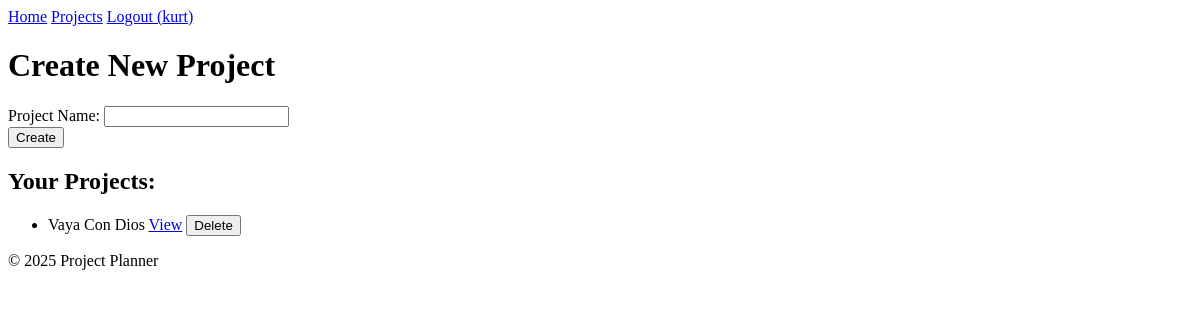
Page /projects (signed in) on the earlier database version.
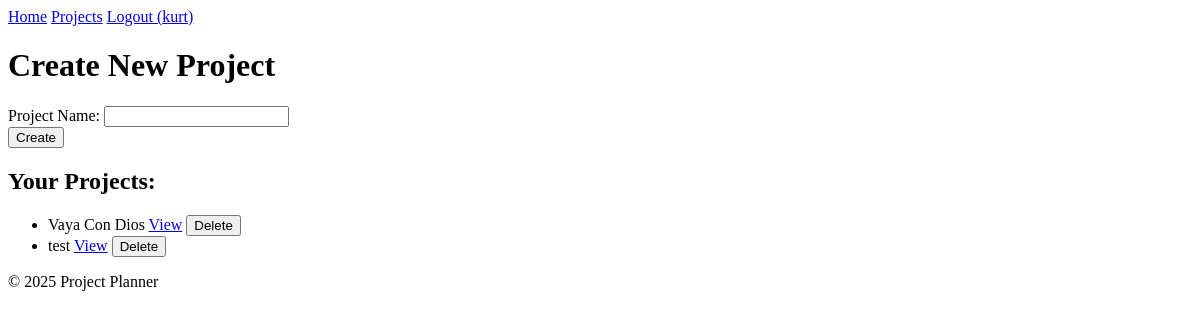
Same page on the later database version.
### app/models.py (models this page shows, shortened)
class Project(db.Model):
    id = db.Column(db.Integer, primary_key=True)
    name = db.Column(db.String(120), nullable=False)
    description = db.Column(db.Text, nullable=True)  # Optional: for project details
    user_id = db.Column(db.Integer, db.ForeignKey('user.id'), nullable=False)
    tasks = db.relationship('Task', backref='project', lazy=True, cascade="all, delete-orphan")

### app/routes.py (the view, shortened to what this page needs)
@bp.route('/projects', methods=['GET', 'POST'])
@login_required
def projects():
    user_projects = Project.query.filter_by(user=current_user).order_by(Project.name).all()
    return render_template('projects.html', projects=user_projects)

### app/templates/projects.html (shortened to what this page needs)
<!DOCTYPE html>
<html lang="en">
<head>
    <link rel="stylesheet" href="{{ url_for('static', filename='css/style.css') }}">
</head>
<body>
    <header>
        <nav>
            <a href="{{ url_for('main.index') }}">Home</a>
            <a href="{{ url_for('main.projects') }}">Projects</a>
            {% if current_user.is_authenticated %}
                <a href="{{ url_for('main.logout') }}">Logout ({{ current_user.username }})</a>
            {% else %}
                <a href="{{ url_for('main.register') }}">Register</a>
                <a href="{{ url_for('main.login') }}">Login</a>
            {% endif %}
        </nav>
    </header>
    <h1>Create New Project</h1>
    <form method="POST" action="{{ url_for('main.projects') }}">
        <div>
            <label for="project_name">Project Name:</label>
            <input type="text" id="project_name" name="project_name" required>
        </div>
        <button type="submit">Create</button>
    </form>
    <h2>Your Projects:</h2>
    <ul id="project-list">
        {% if projects %}
        {% for project in projects %}
            <li id="project-{{ project.id }}">
                {{ project.name }}
                <a href="{{ url_for('main.view_project', project_id=project.id) }}">View</a>
                <form action="{{ url_for('main.delete_project', project_id=project.id) }}" method="POST" style="display:inline;" onsubmit="return confirm('Are you sure you want to delete this project and all its tasks?');">
                    <button type="submit">Delete</button>
                </form>
            </li>
        {% endfor %}
        {% else %}
            <li>No projects yet. Add one above!</li>
        {% endif %}
    </ul>
    <footer>
        <p>© 2025 Project Planner</p>
    </footer>
</body>
</html>

Differences in the rows shown:
added Project: name "test"
